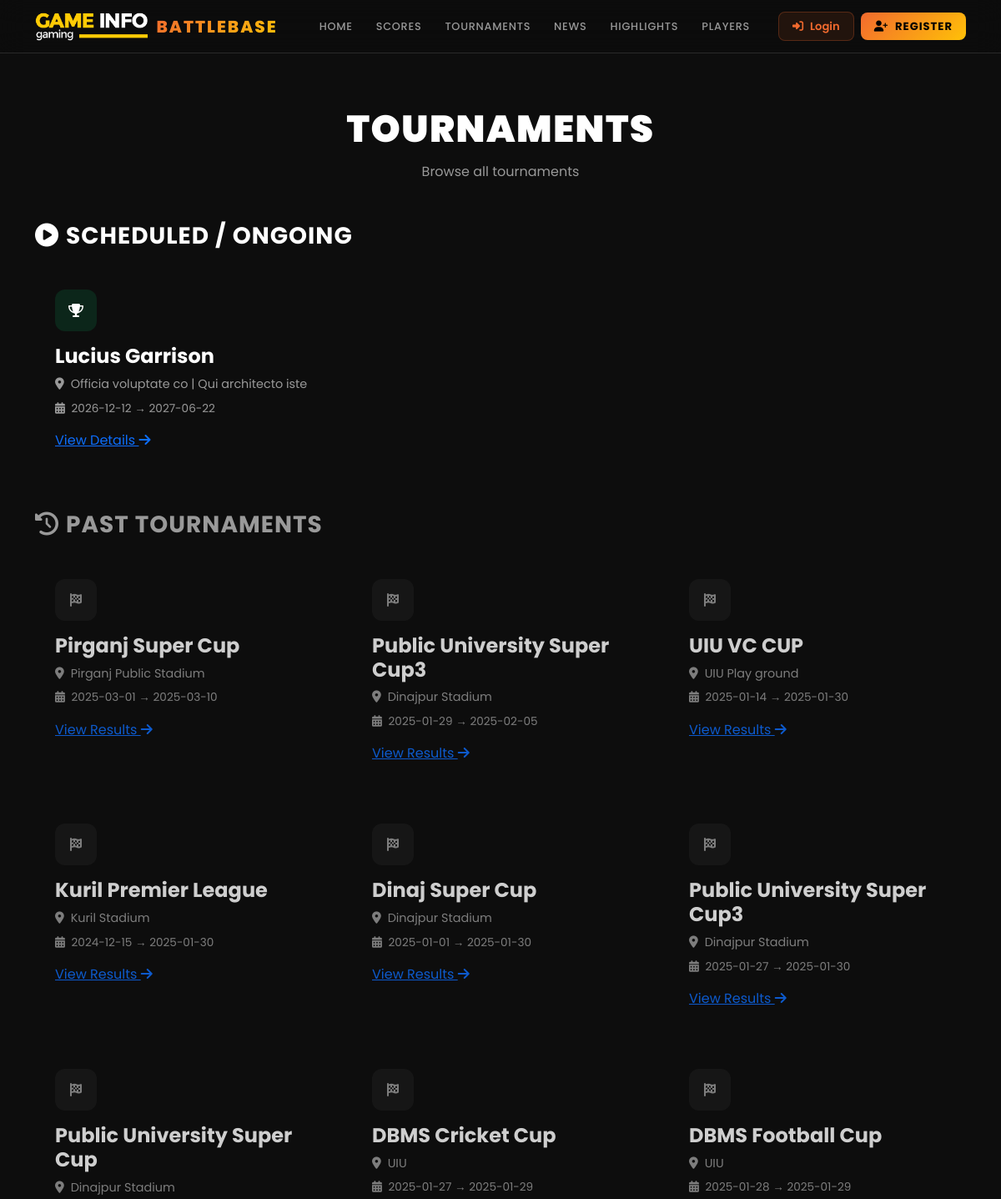
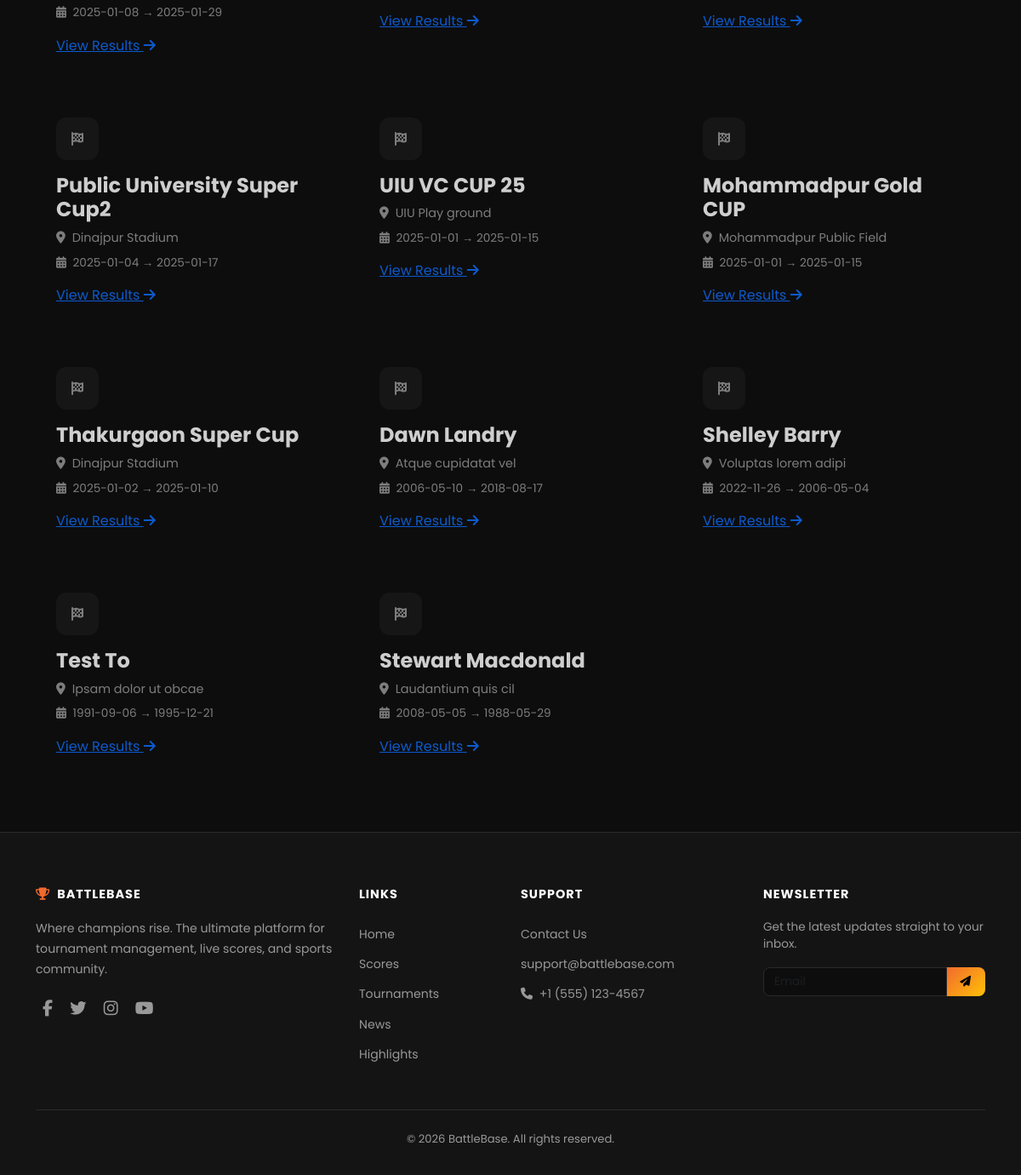
Page /allTournaments.php on the committed database (2 pictures, top to bottom).
### tables this page shows
CREATE TABLE `tournament` (
  `id` int(11) NOT NULL,
  `name` varchar(255) NOT NULL,
  `creator_id` int(11) DEFAULT NULL,
  `venue` varchar(40) NOT NULL,
  `region` varchar(40) NOT NULL,
  `district` varchar(40) NOT NULL,
  `thana` varchar(40) NOT NULL,
  `area` varchar(40) NOT NULL,
  `tour_type` varchar(10) NOT NULL,
  `start_date` date NOT NULL,
  `end_date` date DEFAULT NULL
);

### allTournaments.php (the view, shortened to what this page needs)
<?php
require_once 'config.php';
include './components/shared/general-header.php';
$scheduledTournaments = [];
$pastTournaments = [];
try {
    $scheduledStmt = $conn->prepare("SELECT id, name, venue, region, start_date, end_date FROM tournament WHERE end_date >= CURDATE() ORDER BY start_date ASC");
    $scheduledStmt->execute();
    $scheduledTournaments = $scheduledStmt->fetchAll(PDO::FETCH_ASSOC);
    $pastStmt = $conn->prepare("SELECT id, name, venue, region, start_date, end_date FROM tournament WHERE end_date < CURDATE() ORDER BY end_date DESC");
    $pastStmt->execute();
    $pastTournaments = $pastStmt->fetchAll(PDO::FETCH_ASSOC);
} catch (PDOException $e) {
    $error = "Error fetching tournaments.";
    error_log("Tournaments error: " . $e->getMessage());
}
?>
<section style="padding: 4rem 0; background: var(--bg-primary);">
    <div class="container">
        <div class="section-title">
            <h2>Tournaments</h2>
            <p>Browse all tournaments</p>
        </div>
        <h3 style="color: var(--accent-green); font-weight: 700; margin-bottom: 1.5rem; text-transform: uppercase; letter-spacing: 1px;">
            <i class="fas fa-play-circle me-2"></i>Scheduled / Ongoing
        </h3>
        <div class="row g-4 mb-5">
            <?php if (!empty($scheduledTournaments)): ?>
                <?php foreach ($scheduledTournaments as $t): ?>
                    <div class="col-md-4">
                        <div class="card-modern p-4 h-100">
                            <div style="width: 50px; height: 50px; background: rgba(0,255,136,0.1); border-radius: 12px; display: flex; align-items: center; justify-content: center; margin-bottom: 1rem;">
                                <i class="fas fa-trophy" style="color: var(--accent-green);"></i>
                            </div>
                            <h4 style="font-weight: 700; color: var(--text-primary);"><?= htmlspecialchars($t['name']); ?></h4>
                            <p style="color: var(--text-muted); font-size: 0.9rem; margin-bottom: 0.5rem;">
                                <i class="fas fa-map-marker-alt me-1"></i> <?= htmlspecialchars($t['venue']); ?>
                                <?php if ($t['region']): ?> | <?= htmlspecialchars($t['region']); ?><?php endif; ?>
                            </p>
                            <p style="color: var(--text-muted); font-size: 0.85rem;">
                                <i class="fas fa-calendar-alt me-1"></i> <?= htmlspecialchars($t['start_date']); ?> → <?= htmlspecialchars($t['end_date']); ?>
                            </p>
                            <a href="view_tournament.php?tournament_id=<?= $t['id']; ?>" class="read-more" style="margin-top: auto;">
                                View Details <i class="fas fa-arrow-right"></i>
                            </a>
                        </div>
                    </div>
                <?php endforeach; ?>
            <?php else: ?>
                <div class="col-12"><p style="color: var(--text-muted);">No ongoing tournaments.</p></div>
            <?php endif; ?>
        </div>
        <h3 style="color: var(--text-muted); font-weight: 700; margin-bottom: 1.5rem; text-transform: uppercase; letter-spacing: 1px;">
            <i class="fas fa-history me-2"></i>Past Tournaments
        </h3>
        <div class="row g-4">
            <?php if (!empty($pastTournaments)): ?>
                <?php foreach ($pastTournaments as $t): ?>
                    <div class="col-md-4">
                        <div class="card-modern p-4 h-100" style="opacity: 0.8;">
                            <div style="width: 50px; height: 50px; background: rgba(255,255,255,0.05); border-radius: 12px; display: flex; align-items: center; justify-content: center; margin-bottom: 1rem;">
                                <i class="fas fa-flag-checkered" style="color: var(--text-muted);"></i>
                            </div>
                            <h4 style="font-weight: 700; color: var(--text-primary);"><?= htmlspecialchars($t['name']); ?></h4>
                            <p style="color: var(--text-muted); font-size: 0.9rem; margin-bottom: 0.5rem;">
                                <i class="fas fa-map-marker-alt me-1"></i> <?= htmlspecialchars($t['venue']); ?>
                            </p>
                            <p style="color: var(--text-muted); font-size: 0.85rem;">
                                <i class="fas fa-calendar-alt me-1"></i> <?= htmlspecialchars($t['start_date']); ?> → <?= htmlspecialchars($t['end_date']); ?>
                            </p>
                            <a href="points_table.php?tournament_id=<?= $t['id']; ?>" class="read-more" style="margin-top: auto;">
                                View Results <i class="fas fa-arrow-right"></i>
                            </a>
                        </div>
                    </div>
                <?php endforeach; ?>
            <?php else: ?>
                <div class="col-12"><p style="color: var(--text-muted);">No past tournaments.</p></div>
            <?php endif; ?>
        </div>
    </div>
</section>
<?php include './components/shared/general-footer.php'; ?>

### components/shared/general-header.php (shortened to what this page needs)
<?php
$role = isset($_SESSION['role']) ? $_SESSION['role'] : 'user';
$username = isset($_SESSION['username']) ? htmlspecialchars($_SESSION['username']) : null;
$userId = isset($_SESSION['user_id']);
?>
<!DOCTYPE html>
<html lang="en">
<head>
  <link href="https://cdn.jsdelivr.net/npm/bootstrap@5.3.2/dist/css/bootstrap.min.css" rel="stylesheet">
  <link rel="stylesheet" href="https://cdnjs.cloudflare.com/ajax/libs/font-awesome/6.5.1/css/all.min.css">
  <link rel="stylesheet" href="css/custom.css">
</head>
<body>
<nav class="navbar navbar-expand-lg navbar-battle fixed-top">
  <div class="container">
    <a class="navbar-brand" href="index.php">
      <img src="logo.png" alt="BattleBase">
      <span class="brand-text">BattleBase</span>
    </a>
    <div class="collapse navbar-collapse" id="navMain">
      <ul class="navbar-nav mx-auto">
        <li class="nav-item"><a class="nav-link" href="index.php">Home</a></li>
        <li class="nav-item"><a class="nav-link" href="allScores.php">Scores</a></li>
        <li class="nav-item"><a class="nav-link" href="allTournaments.php">Tournaments</a></li>
        <li class="nav-item"><a class="nav-link" href="news.php">News</a></li>
        <li class="nav-item"><a class="nav-link" href="highlights.php">Highlights</a></li>
        <li class="nav-item"><a class="nav-link" href="players.php">Players</a></li>
      </ul>
      <div class="d-flex align-items-center gap-2">
        <?php if ($userId): ?>
          <a href="dashboard/<?= $role; ?>/dashboard.php" class="btn-battle-ghost" style="padding:.4rem 1rem">
            <i class="fas fa-user-circle"></i> <?= $username; ?>
          </a>
          <a href="logout.php" class="btn-battle" style="padding:.4rem 1rem">
            <i class="fas fa-sign-out-alt"></i> Logout
          </a>
        <?php else: ?>
          <a href="login-form.php" class="btn-battle-ghost" style="padding:.4rem 1rem">
            <i class="fas fa-sign-in-alt"></i> Login
          </a>
          <a href="register-form.php" class="btn-battle" style="padding:.4rem 1rem">
            <i class="fas fa-user-plus"></i> Register
          </a>
        <?php endif; ?>
      </div>
    </div>
  </div>
</nav>
<div style="padding-top: 64px;"></div>

### components/shared/general-footer.php (shortened to what this page needs)
<footer class="footer-battle">
  <div class="container">
    <div class="row g-4">
      <div class="col-md-4">
        <h5><i class="fas fa-trophy me-2"></i>BattleBase</h5>
        <p style="color:var(--text-muted);font-size:.88rem;line-height:1.7;margin-bottom:1.25rem;">
          Where champions rise. The ultimate platform for tournament management,
          live scores, and sports community.
        </p>
        <div>
          <a href="#" class="social"><i class="fab fa-facebook-f"></i></a>
          <a href="#" class="social"><i class="fab fa-twitter"></i></a>
          <a href="#" class="social"><i class="fab fa-instagram"></i></a>
          <a href="#" class="social"><i class="fab fa-youtube"></i></a>
        </div>
      </div>
      <div class="col-md-2">
        <h5>Links</h5>
        <ul class="list-unstyled" style="line-height:2.2">
          <li><a href="index.php">Home</a></li>
          <li><a href="allScores.php">Scores</a></li>
          <li><a href="allTournaments.php">Tournaments</a></li>
          <li><a href="news.php">News</a></li>
          <li><a href="highlights.php">Highlights</a></li>
        </ul>
      </div>
      <div class="col-md-3">
        <h5>Support</h5>
        <ul class="list-unstyled" style="line-height:2.2">
          <li><a href="contact.php">Contact Us</a></li>
          <li><a href="mailto:support@battlebase.com">support@battlebase.com</a></li>
          <li><span style="color:var(--text-muted);font-size:.88rem;"><i class="fas fa-phone me-1"></i> +1 (555) 123-4567</span></li>
        </ul>
      </div>
      <div class="col-md-3">
        <h5>Newsletter</h5>
        <p style="color:var(--text-muted);font-size:.85rem;">Get the latest updates straight to your inbox.</p>
        <div class="input-group">
          <input type="email" class="form-control" placeholder="Email" style="background:var(--bg-primary);border:1px solid var(--border-color);color:var(--text-primary);border-radius:var(--radius-sm) 0 0 var(--radius-sm);font-size:.85rem;">
          <button class="btn-battle" style="border-radius:0 var(--radius-sm) var(--radius-sm) 0;padding:.45rem 1rem;font-size:.8rem;"><i class="fas fa-paper-plane"></i></button>
        </div>
      </div>
    </div>
    <div class="cpy">
      &copy; <?= date('Y'); ?> BattleBase. All rights reserved.
    </div>
  </div>
</footer>
</body>
</html>

### css/custom.css (style rules this page uses)
:root { --bg-primary: #0D0D0D; --bg-secondary: #141414; --bg-card: #1a1a1a; --bg-elevated: #222; --accent-orange: #F26A2E; --accent-orange-rgb: 242, 106, 46; --accent-gold: #FFC107; --white: #FFF; --gray-100: #E0E0E0; --gray-200: #CCC; --gray-300: #999; --gray-400: #666; --text-primary: #FFF; --text-secondary: #E0E0E0; --text-muted: #999; --border-color: #2a2a2a; --gradient-primary: linear-gradient(135deg, #F26A2E, #FFC107); --gradient-reverse: linear-gradient(135deg, #FFC107, #F26A2E); --gradient-orange: linear-gradient(135deg, #F26A2E, #ff8a50); --gradient-dark: linear-gradient(135deg, #0D0D0D, #1a1a1a); --shadow-card: 0 12px 40px rgba(0,0,0,.6); --shadow-glow-orange: 0 0 30px rgba(242,106,46,.25); --shadow-glow-gold: 0 0 30px rgba(255,193,7,.2); --radius-sm: 8px; --radius-md: 14px; --radius-lg: 20px; --radius-xl: 30px; }
* { box-sizing: border-box; }
body { font-family: 'Poppins', sans-serif; background: var(--bg-primary); color: var(--text-primary); overflow-x: hidden; -webkit-font-smoothing: antialiased; }
.navbar-battle { background: rgba(13,13,13,.92) !important; backdrop-filter: blur(16px); -webkit-backdrop-filter: blur(16px); border-bottom: 1px solid var(--border-color); padding: 0 !important; min-height: 64px; }
.navbar-battle .navbar-brand { display: flex; align-items: center; gap: 10px; padding: 10px 0; }
.navbar-battle .navbar-brand img { height: 34px; width: auto; }
.navbar-battle .brand-text { font-weight: 800; font-size: 1.25rem; text-transform: uppercase; letter-spacing: 2px; background: var(--gradient-primary); -webkit-background-clip: text; -webkit-text-fill-color: transparent; background-clip: text; }
.navbar-battle .navbar-nav .nav-link { color: var(--text-muted) !important; font-weight: 500; font-size: .8rem; text-transform: uppercase; letter-spacing: .75px; padding: 22px 14px !important; position: relative; transition: color .25s; }
.navbar-battle .navbar-nav .nav-link::after { content: ''; position: absolute; bottom: 0; left: 14px; right: 14px; height: 2px; background: var(--gradient-primary); transform: scaleX(0); transition: transform .3s; }
.btn-battle { background: var(--gradient-primary); border: none; color: #000 !important; font-weight: 700; font-size: .82rem; padding: .6rem 1.5rem; border-radius: var(--radius-sm); text-transform: uppercase; letter-spacing: 1px; transition: all .3s; cursor: pointer; display: inline-flex; align-items: center; gap: 8px; text-decoration: none !important; }
.btn-battle-ghost { background: rgba(242,106,46,.1); border: 1px solid rgba(242,106,46,.25); color: var(--accent-orange) !important; font-weight: 600; font-size: .82rem; padding: .55rem 1.5rem; border-radius: var(--radius-sm); transition: all .3s; display: inline-flex; align-items: center; gap: 8px; text-decoration: none !important; }
.section-title { text-align: center; margin-bottom: 3rem; }
.section-title h2 { font-size: 2.8rem; font-weight: 900; text-transform: uppercase; letter-spacing: 1.5px; }
.section-title p { color: var(--text-muted); margin-top: .75rem; font-size: 1rem; max-width: 480px; margin-inline: auto; }
.footer-battle { background: var(--bg-secondary); border-top: 1px solid var(--border-color); padding: 4rem 0 2rem; }
.footer-battle h5 { color: var(--text-primary); font-weight: 700; text-transform: uppercase; letter-spacing: 1px; margin-bottom: 1.25rem; font-size: .9rem; }
.footer-battle h5 i { color: var(--accent-orange); }
.footer-battle a { color: var(--text-muted); text-decoration: none; transition: color .3s; font-size: .88rem; }
.footer-battle .social { font-size: 1.2rem; margin: 0 8px; transition: all .3s; display: inline-block; color: var(--text-muted); }
.footer-battle .cpy { border-top: 1px solid var(--border-color); padding-top: 1.5rem; margin-top: 2rem; text-align: center; color: var(--text-muted); font-size: .82rem; }

### rows in the picture
tournament: name "Lucius Garrison", venue "Officia voluptate co", region "Qui architecto iste", start_date "2026-12-12", end_date "2027-06-22"
tournament: name "Pirganj Super Cup", venue "Pirganj Public Stadium", start_date "2025-03-01", end_date "2025-03-10"
tournament: name "Public University Super Cup3", venue "Dinajpur Stadium", start_date "2025-01-29", end_date "2025-02-05"
tournament: name "UIU VC CUP", venue "UIU Play ground", start_date "2025-01-14", end_date "2025-01-30"
tournament: name "Kuril Premier League", venue "Kuril Stadium", start_date "2024-12-15", end_date "2025-01-30"
tournament: name "Dinaj Super Cup", venue "Dinajpur Stadium", start_date "2025-01-01", end_date "2025-01-30"
tournament: name "Public University Super Cup3", venue "Dinajpur Stadium", start_date "2025-01-27", end_date "2025-01-30"
tournament: name "Public University Super Cup", venue "Dinajpur Stadium", start_date "2025-01-08", end_date "2025-01-29"
tournament: name "DBMS Cricket Cup", venue "UIU", start_date "2025-01-27", end_date "2025-01-29"
tournament: name "DBMS Football Cup", venue "UIU", start_date "2025-01-28", end_date "2025-01-29"
tournament: name "Public University Super Cup2", venue "Dinajpur Stadium", start_date "2025-01-04", end_date "2025-01-17"
tournament: name "UIU VC CUP 25", venue "UIU Play ground", start_date "2025-01-01", end_date "2025-01-15"
tournament: name "Mohammadpur Gold CUP", venue "Mohammadpur Public Field", start_date "2025-01-01", end_date "2025-01-15"
tournament: name "Thakurgaon Super Cup", venue "Dinajpur Stadium", start_date "2025-01-02", end_date "2025-01-10"
tournament: name "Dawn Landry", venue "Atque cupidatat vel", start_date "2006-05-10", end_date "2018-08-17"
tournament: name "Shelley Barry", venue "Voluptas lorem adipi", start_date "2022-11-26", end_date "2006-05-04"
tournament: name "Test To", venue "Ipsam dolor ut obcae", start_date "1991-09-06", end_date "1995-12-21"
tournament: name "Stewart Macdonald", venue "Laudantium quis cil", start_date "2008-05-05", end_date "1988-05-29"
